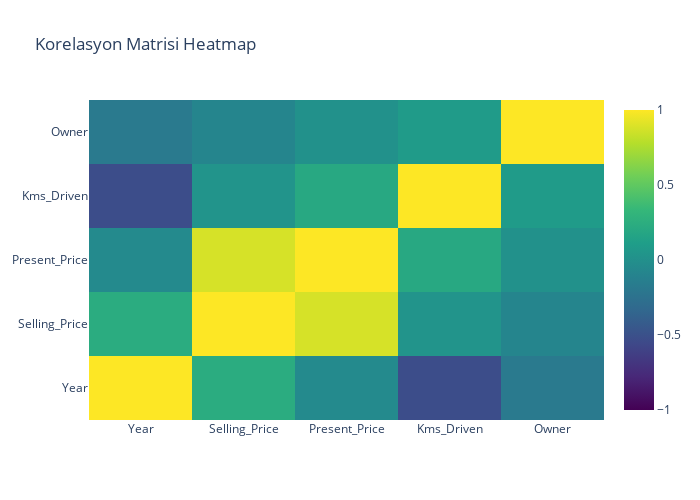

The cell this chart's notebook holds for it:
### Code cell
import plotly.graph_objects as go

numeric_df = df.select_dtypes(include='number')
corr_matrix = numeric_df.corr()

heatmap = go.Heatmap(
    z=corr_matrix.values,
    x=corr_matrix.columns,
    y=corr_matrix.index,
    colorscale='Viridis',  # Renk skalası
    zmin=-1,
    zmax=1,  # Renk skalası için minimum ve maksimum değerler
)

fig = go.Figure(data=[heatmap])

fig.update_layout(
    title='Korelasyon Matrisi Heatmap',
    width=700,  
    height=500,  
)

fig.show()

### Figure 1 — Plotly figure (JSON) as saved in the notebook; plotly's stock layout.template omitted (floating-point values rounded to 4 significant figures)
{"data": [{"colorscale": [[0, "#440154"], [0.1111, "#482878"], [0.2222, "#3e4989"], [0.3333, "#31688e"], [0.4444, "#26828e"], [0.5556, "#1f9e89"], [0.6667, "#35b779"], [0.7778, "#6ece58"], [0.8889, "#b5de2b"], [1, "#fde725"]], "type": "heatmap", "x": ["Year", "Selling_Price", "Present_Price", "Kms_Driven", "Owner"], "y": ["Year", "Selling_Price", "Present_Price", "Kms_Driven", "Owner"], "z": [[1, 0.2361, -0.04758, -0.5243, -0.1821], [0.2361, 1, 0.879, 0.02919, -0.08834], [-0.04758, 0.879, 1, 0.2036, 0.008057], [-0.5243, 0.02919, 0.2036, 1, 0.08922], [-0.1821, -0.08834, 0.008057, 0.08922, 1]], "zmax": 1, "zmin": -1}], "layout": {"height": 500, "title": {"text": "Korelasyon Matrisi Heatmap"}, "width": 700}}
